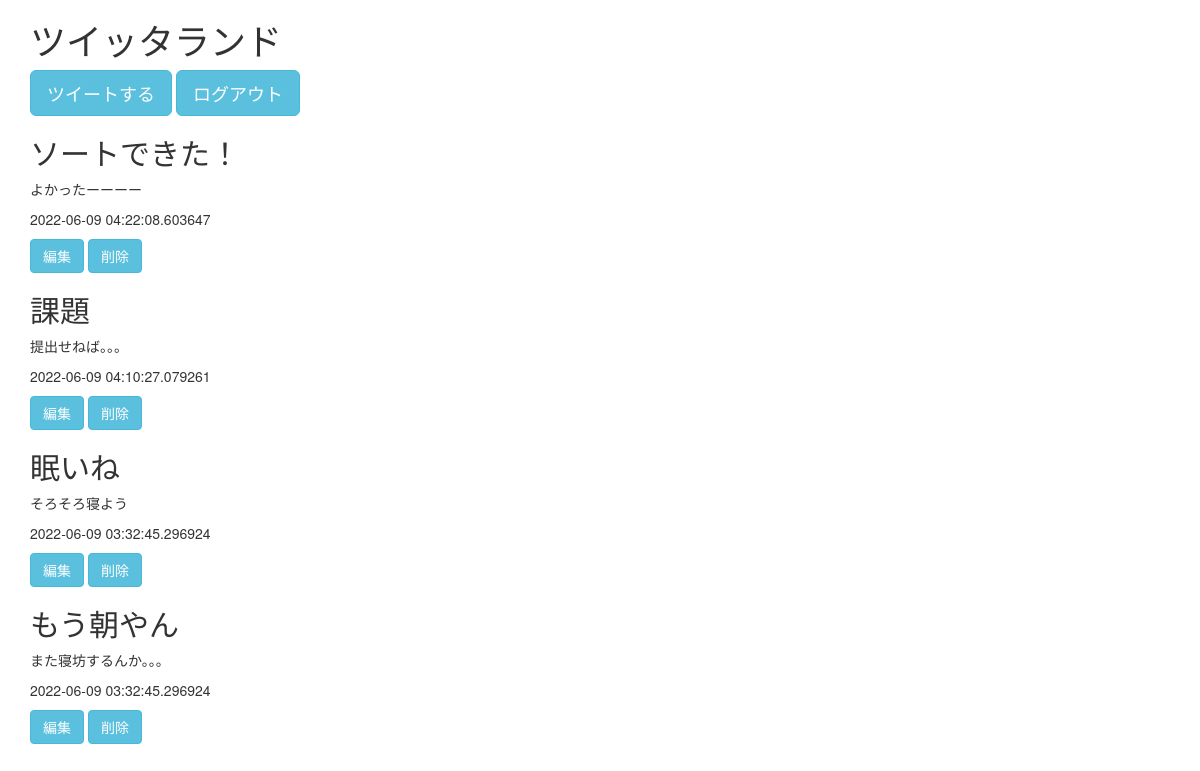
Page / (signed in) on the earlier database version.
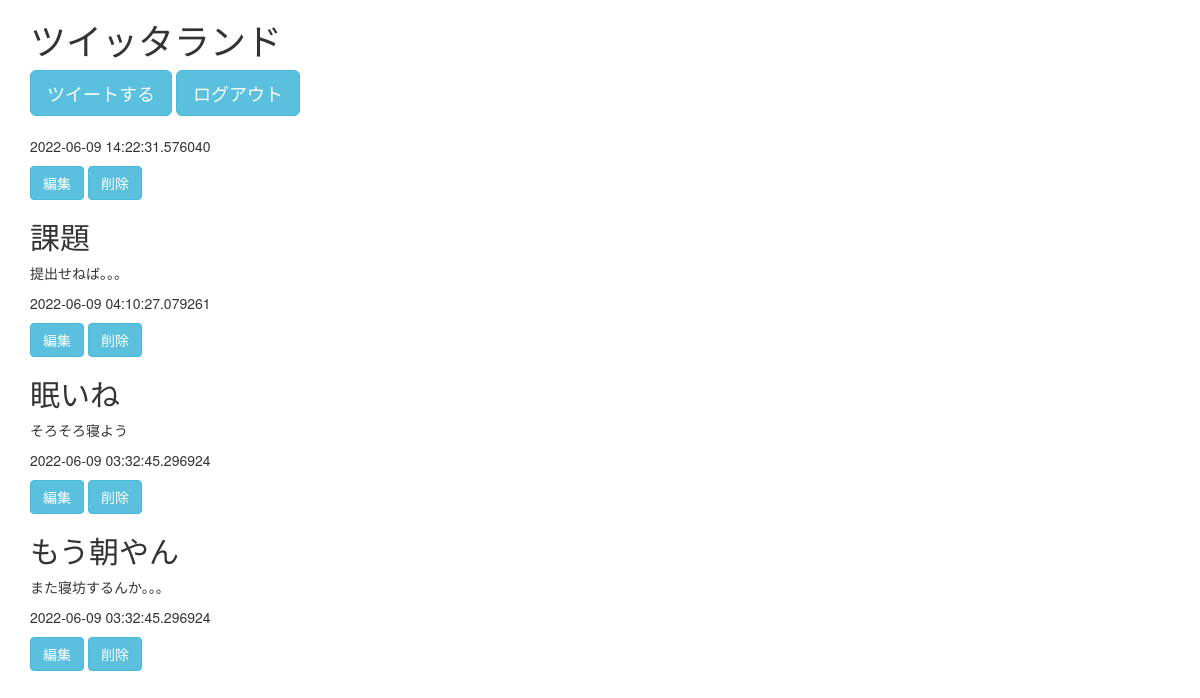
Same page on the later database version.
### app.py (models this page shows)
class Post(db.Model):
    id = db.Column(db.Integer, primary_key=True)
    title = db.Column(db.String(50), nullable=False)
    body = db.Column(db.String(300), nullable=False)
    created_at = db.Column(db.DateTime, nullable=False, default=datetime.now(pytz.timezone('Asia/Tokyo')))

### app.py (the view)
@app.route('/', methods=['GET', 'POST'])
@login_required
def index():
    if request.method == 'GET':
        posts = Post.query.order_by(Post.created_at.desc()).all()
        return render_template('index.html', posts=posts)

### app.py (called while the page is built)
@login_manager.user_loader
def load_user(user_id):
    return User.query.get(int(user_id))

### templates/index.html (shortened to what this page needs)
{% extends 'bootstrap/base.html' %}
{% block content %}
<div class="container">
    <h1>ツイッタランド</h1>
    <a href="/create" role="button" class="btn btn-info btn-lg m-5">ツイートする</a>
    <a href="/logout" role="button" class="btn btn-info btn-lg m-5">ログアウト</a>
    {% for post in posts %}
    <div class="card w-50 mb-3" style="margin: auto;">
        <div class="card-body">
            <h2 class="card-title">{{ post.title }}</h2>
            <p>{{ post.body }}</p>
            <p>{{ post.created_at }}</p>
            <a href="/{{ post.id }}/update" role="button" class="btn btn-info">編集</a>
            <a href="/{{ post.id }}/delete" role="button" class="btn btn-info">削除</a>
        </div>
    </div>
    {% endfor %}
</div>
{% endblock %}

Differences in the rows shown:
removed Post: title "ソートできた！", body "よかったーーーー", created_at "2022-06-09 04:22:08.603647"
added Post: created_at "2022-06-09 14:22:31.576040"
